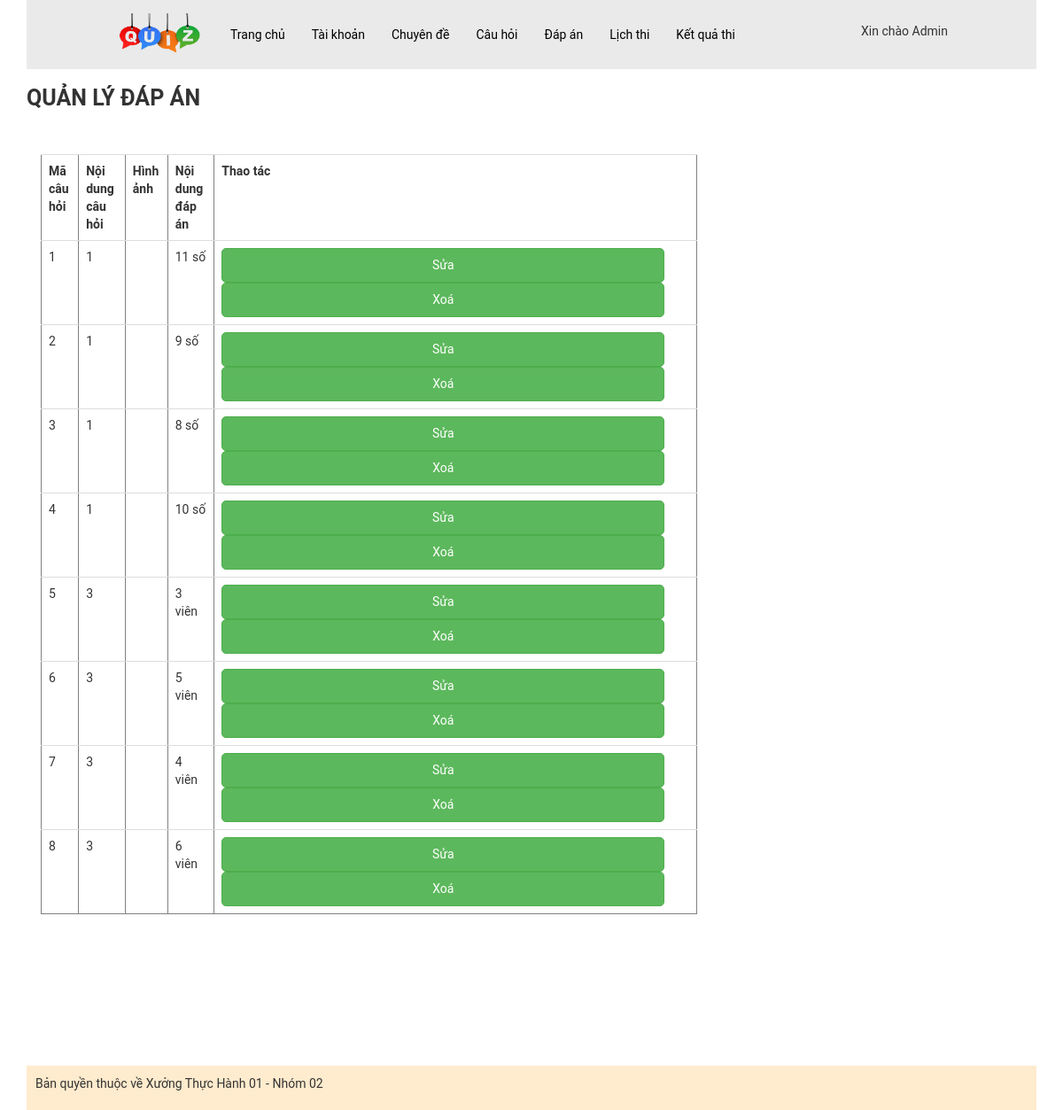
The app's page /admin/index.php?act=dsda (signed in) with its own data.
### tables this page shows
CREATE TABLE `dapan` (
  `id` int(11) NOT NULL,
  `content` varchar(500) NOT NULL COMMENT 'Nội dung đáp án',
  `image` varchar(50) DEFAULT NULL,
  `right_answer` enum('1','2') NOT NULL COMMENT '1 Đúng, 2 Sai',
  `id_question` int(11) NOT NULL COMMENT 'Id câu hỏi'
);

### model/pdo.php (called while the page is built, shortened)
<?php
function pdo_get_connection(){
    $servername = "localhost";
    $username = "root";
    $password = "";
    try {
        $conn = new PDO("mysql:host=$servername;dbname=xuongth01_02", $username, $password);
        $conn->setAttribute(PDO::ATTR_ERRMODE, PDO::ERRMODE_EXCEPTION);
        return $conn;
    } catch(PDOException $e) {
        echo "Connection failed: " . $e->getMessage();
    }
}
function pdo_query($sql){
    $sql_args=array_slice(func_get_args(),1);
    try{
        $conn=pdo_get_connection();
        $stmt=$conn->prepare($sql);
        $stmt->execute($sql_args);
        $rows=$stmt->fetchAll();
        return $rows;
    }
    catch(PDOException $e){
        throw $e;
    }
    finally{
        unset($conn);
    }
}
?>

### model/dapan.php (called while the page is built, shortened)
<?php
function loadall_dapan(){
    $sql = "SELECT * FROM dapan order by id asc";
    $listdapan = pdo_query($sql);
    return $listdapan;
}
?>

### admin/dapan/list-dapan.php (the view)
<div class="content-boder-user">
    <div class="title-boder-top-user">
        <p>QUẢN LÝ ĐÁP ÁN</p>
    </div>
    <div class="navbar">
        <div class="container">
            <div class="content">
                <form action="index.php?act=dsda" method="post" enctype="multipart/form-data">
                <table border="1" class="table">
                    <tr>
                        <th>Mã câu hỏi</th>
                        <th>Nội dung câu hỏi</th>
                        <th>Hình ảnh </th>
                        <th>Nội dung đáp án</th>
                        <th>Thao tác</th>
                    </tr>
                    <?php foreach ($listdapan as $dapan){
                        extract($dapan);
                        $suada = "index.php?act=editda&id=".$id;
                        $xoada = "index.php?act=xoada&id=".$id;
                        $hinhpath ="../uploads/".$image;
                        if (is_file($hinhpath)) {
                            $hinh = "<img src='".$hinhpath."' width='100px'>";
                        } else {
                            $hinh = "Không có hình";
                        }
                        echo '
                        <tr>
                        <td>'.$id.'</td>
                        <td>'.$id_question.'</td>
                        <td><img src="'.$hinh.'" alt=""></td>
                        <td>'.$content.'</td>
                        <td>
                            <a href="'.$suada.'"><input type="button"  class="btn btn-success"  value="Sửa"></a>
                            <a href="'.$xoada.'"><input type="button"  class="btn btn-success"  value="Xoá"></a>
                        </td>
                    </tr>
                        ' ;
                    } ?>
                </table>
                </form>
            </div>
        </div>
    </div>

### assets/css/style.css (style rules this page uses)
.container { margin: 0px auto; padding: 0px; }
* { padding: 0px; margin: 0px; font-family: roboto; }
.content { padding-top: 30px; display: grid; grid-template-columns: 65% 30%; gap: 15px; max-width: 1200px; margin: 0px auto; }
.content-boder-user .title-boder-top-user p { padding: 15px 0px; margin: 0px; font-size: 25px; font-weight: bolder; }
.content-boder-user form input { line-height: 25px; width: 500px; border-radius: 5px; }

### records on screen
dapan: id "1", id_question "1", content "11 số"
dapan: id "2", id_question "1", content "9 số"
dapan: id "3", id_question "1", content "8 số"
dapan: id "4", id_question "1", content "10 số"
dapan: id "5", id_question "3", content "3 viên"
dapan: id "6", id_question "3", content "5 viên"
dapan: id "7", id_question "3", content "4 viên"
dapan: id "8", id_question "3", content "6 viên"

### other values on screen
$_SESSION['user']['fullname'] "Admin"
